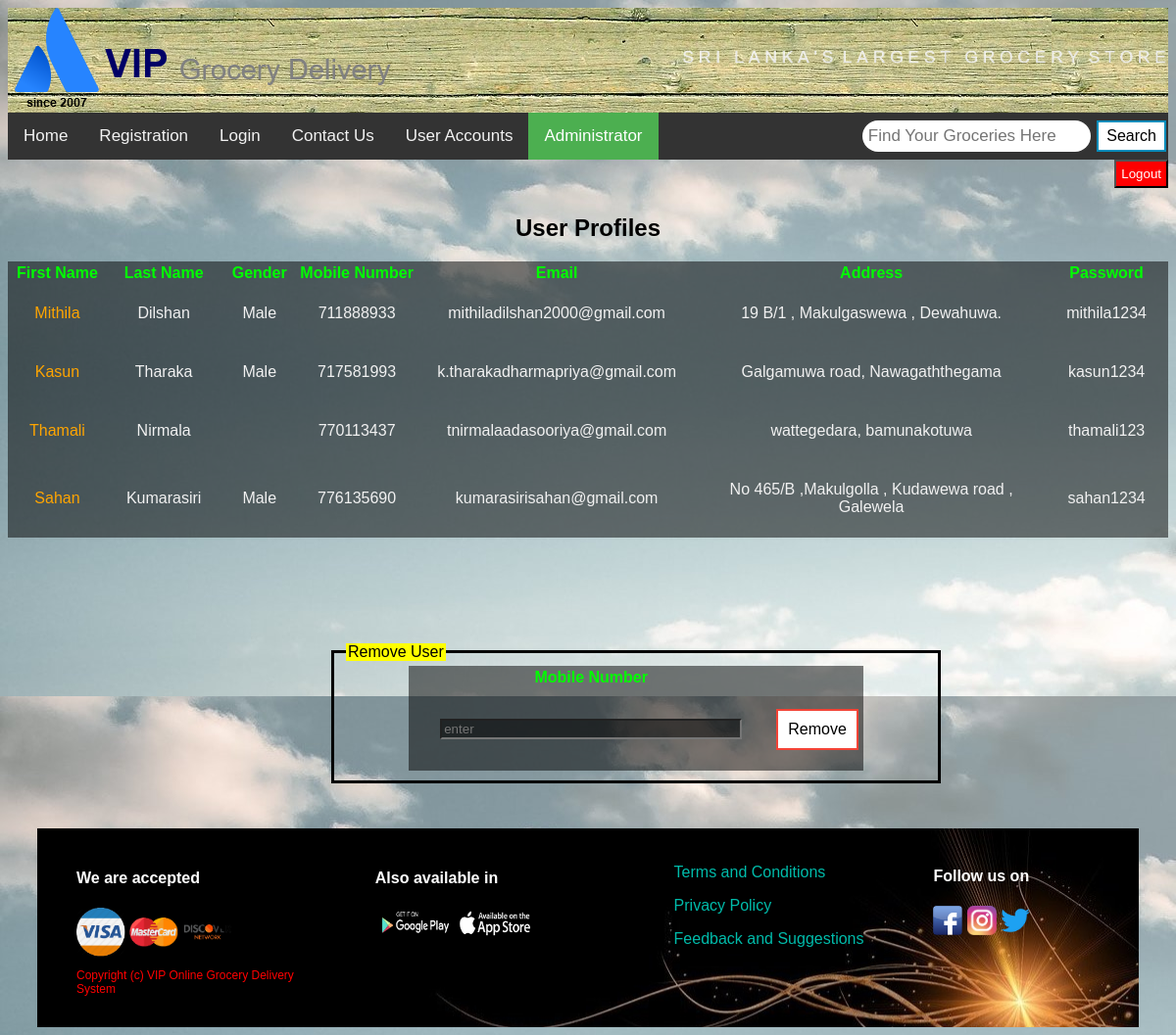
The page /php/profileManagement.php on the database its author committed.
### tables this page shows
CREATE TABLE `registration` (
  `firstName` varchar(20) NOT NULL,
  `lastName` varchar(20) NOT NULL,
  `gender` varchar(20) NOT NULL,
  `mobileNumber` int(11) NOT NULL,
  `email` varchar(100) NOT NULL,
  `address` varchar(100) NOT NULL,
  `password` varchar(20) NOT NULL,
  `rePassword` varchar(20) NOT NULL
);

### php/profileManagement.php (the view, shortened to what this page needs)
<!DOCTYPE html>
<html>
<head>
	<link rel="stylesheet" href="../styles/layout.css"/>
	<link rel="stylesheet" href="../styles/formStyles.css"/>
</head>
<body>
	<div class="top-container">
		<a href="#" title = "VIP Grocery Delivery System"><img src="../images/logo.png" alt="VIP Grocery Delivery System"></a>
		<img src="../images/word2.png" style="float:right;display:block;height:100px">
	</div>
<div class="header" id="myHeader">
<div class="topnav">
  <a  href="../home.html">Home</a>
  <a href="../html/registration.html">Registration</a>
  <a href="../html/login.html">Login</a>
  <a href="../html/contact.html">Contact Us</a>
  <a href="../html/userAcc.html">User Accounts</a>
  <a class="active zoom" class="active zoom" href="../html/admin.html">Administrator</a>
  <div class="search-container">
    <form method = 'post' action="search.php">
      <input type="text" placeholder="Find Your Groceries Here" name="search">
      <input type="submit" value="Search" class="input input1" name="submit"><i class="fa fa-search"></i>
    </form>
  </div>
</div>
</div>
<div>
<a href = "../home.html"><input type="submit" value="Logout" style = "float:right;padding:5px;background:red;color:white"></a>
</div>
<br><br>
<section>
<?php
	require "config.php";
	echo "<center><h1>User Profiles</h1></center>";
	$sql = "SELECT * FROM registration";
	$result = $con->query($sql);
	if($result->num_rows > 0){
		echo "<center><table border = '0'  style = '
				background: rgb(0, 0, 0); /* Fallback color */
				background: rgba(0, 0, 0, 0.5); /* Black background with 0.5 opacity */
				color: #f1f1f1;width:100%'>".
				"<th style = 'color:#00ff00'>First Name</th>".
				"<th style = 'color:#00ff00'>Last Name</th>".
				"<th style = 'color:#00ff00'>Gender</th>".
				"<th style = 'color:#00ff00'>Mobile Number</th>".
				"<th style = 'color:#00ff00'>Email</th>".
				"<th style = 'color:#00ff00'>Address</th>".
				"<th style = 'color:#00ff00'>Password</th>";
		while($row = $result -> fetch_assoc()){
			echo
					"<tr><td style = 'padding:20px;text-align:center;color:orange'>".$row['firstName']."</td>".
					"<td style = 'padding:20px;text-align:center'>".$row['lastName']."</td>".
					"<td style = 'padding:20px;text-align:center'>".$row['gender']."</td>".
					"<td style = 'padding:20px;text-align:center'>".$row['mobileNumber']."</td>".
					"<td style = 'padding:20px;text-align:center'>".$row['email']."</td>".
					"<td style = 'padding:20px;text-align:center'>".$row['address']."</td>".
					"<td style = 'padding:20px;text-align:center'>".$row['password']."</td></tr>";
		}
		echo "</table></center>";
	}
	else{
		echo "no result";
	}
?>
	<br><br><br><br><br><br>
	<div>
			<form method = "post" target = "_self" action = "deleteUser.php">
			<center><fieldset style = 'border:solid black;width:50%;margin-left:100px'><legend style ='background:yellow'>Remove User</legend>
			<table border = '0'  style = ' background: rgb(0, 0, 0);background: rgba(0, 0, 0, 0.5);color: #f1f1f1;'>
				<th style = 'color:#00ff00'>Mobile Number</th>
			<tr><td style = 'padding:30px;text-align:center'><input type = 'text' name = 'id' style = 'width:300px;background: rgba(0, 0, 0, 0.5);color:white' placeholder = 'enter' required></td>
			<td><input type = 'submit' value = "Remove" name = 'update' class='button0 button2' style='float:left;padding:10px'></td></tr></table></fieldset></form>
	</div>
		</section>
		<br><br>
	<footer>
		<section>
			<nav class="nav2">
				<h4>We are accepted</h4>
				<a href="../html/login.html" title="Pay via Visa" ><img src="../images/visa.png" style="width:50px" class="zoom"></a>
				<a href="../html/login.html" title="Pay via Master Card" ><img src="../images/master.png" style="width:50px" class="zoom"></a>
				<a href="../html/login.html" title="Pay via Discover" ><img src="../images/discover.png" style="width:50px" class="zoom"></a>
				<p style="font-size:12px;color:red;">Copyright (c) VIP Online Grocery Delivery System</p>
			</nav>
			<article class="article2">
				<h4>Also available in</h4>
				<a href="https://play.google.com" title="Google Play" ><img src="../images/google.png" style="width:80px" class="zoom"></a>
				<a href="https://store.apple.com" title="App Store" ><img src="../images/app.png" style="width:80px" class="zoom"></a>
			</article>
			<article class="article2">
				<div class="zoom"><a href="../html/termsConditions.html" style="text-decoration:none;color:#00bbaa"><p>Terms and Conditions</p></a></div>
				<div class="zoom"><a href="../html/termsConditions.html" style="text-decoration:none;color:#00bbaa"><p>Privacy Policy</p></a></div>
				<div class="zoom"><a href="../html/suggestions.html" style="text-decoration:none;color:#00bbaa"><p>Feedback and Suggestions</p></a></div>
			</article>
			<aside class="aside3">
			<br><h4>Follow us on</h4>
			<a href="https://www.facebook.com" title="Facebook" ><img src="../images/fb.png" style="width:30px" class="zoom"></a>
			<a href="https://www.intagram.com" title="Instagram" ><img src="../images/insta.png" style="width:30px" class="zoom"></a>
			<a href="https://www.twitter.com" title="Twitter" ><img src="../images/twitter.png" style="width:30px" class="zoom"></a>
			</aside>
		</section>
	</footer>
</body>
</html>

### styles/layout.css (style rules this page uses)
section:after { content: ""; display: table; clear: both; }
footer { background-image:url("../images/footer.jpg"); margin:10px 30px 5px 30px; padding:0px; }
.nav2 { float: left; margin:10px 30px 10px 30px; width: 20%; padding: 10px; }
.article2 { float:left; width:20%; padding: 10px; margin:10px 30px 10px 30px; }
h4 { color:white; }

### styles/formStyles.css (style rules this page uses)
.top-container { background-image:url("../images/header.jpg"); }
.header { background: #555; }
.topnav { background-color: #333; overflow: hidden; }
.topnav a { float: left; color: #f2f2f2; text-align: center; padding: 14px 16px; text-decoration: none; font-size: 17px; }
.topnav a.active { background-color: #4CAF50; color: white; }
.topnav .search-container { float: right; }
.topnav input[type=text] { padding: 6px; margin-top: 8px; font-size: 17px; border: none; border-radius:100px; }
* { box-sizing: border-box; }
body { font-family: Verdana, sans-serif; }
img { vertical-align: middle; }
.active { background-color: #717171; }
*, *:before, *:after { box-sizing: inherit; }
.button0 { background-color: #4CAF50; border: none; color: white; padding: 16px 32px; text-align: center; text-decoration: none; display: inline-block; font-size: 16px; margin: 4px 2px; transition-duration: 0.4s; cursor: pointer; }
.button2 { background-color: white; color: black; border: 2px solid #f44336; }
.zoom { transition: transform .2s; }
.input { background-color: #4CAF50; border: none; color: white; padding: 5px 8px; text-align: center; text-decoration: none; display: inline-block; font-size: 16px; margin: 4px 2px; transition-duration: 0.4s; cursor: pointer; }
.input1 { background-color: white; color: black; border: 2px solid #008CBA; }

### php/profileManagement.php (style rules this page uses)
body { background-image:url("../images/mama.jpg"); background-position:no repeate; }

### rows shown on the page
registration: firstName "Mithila", lastName "Dilshan", gender "Male", mobileNumber "711888933", email "mithiladilshan2000@gmail.com", address "19 B/1 , Makulgaswewa , Dewahuwa.", password "mithila1234"
registration: firstName "Kasun", lastName "Tharaka", gender "Male", mobileNumber "717581993", email "k.tharakadharmapriya@gmail.com", address "Galgamuwa road, Nawagaththegama", password "kasun1234"
registration: firstName "Thamali", lastName "Nirmala", mobileNumber "770113437", email "tnirmalaadasooriya@gmail.com", address "wattegedara, bamunakotuwa", password "thamali123"
registration: firstName "Sahan", lastName "Kumarasiri", gender "Male", mobileNumber "776135690", email "kumarasirisahan@gmail.com", address "No 465/B ,Makulgolla , Kudawewa road , Galewela", password "sahan1234"
